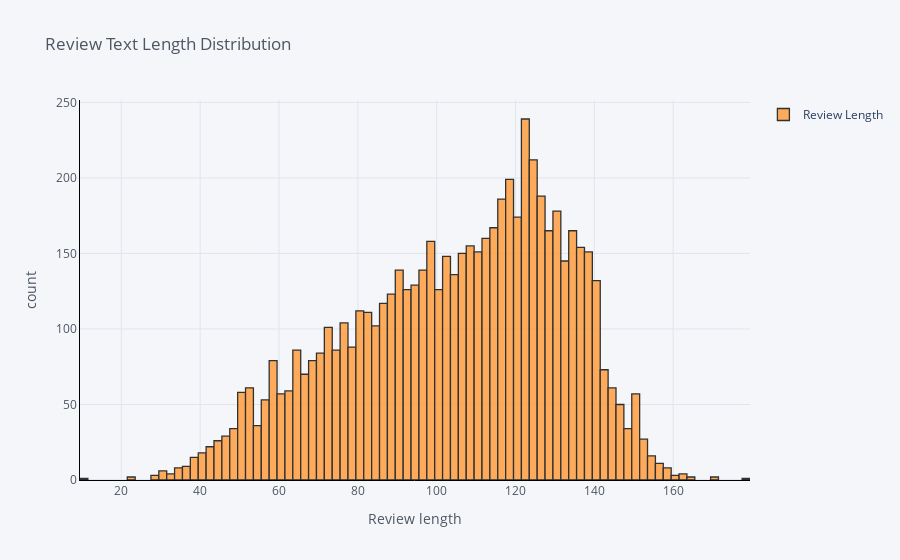

The code cell stored with this chart in its notebook:
### Code cell
#Plotting the review length of each document using iplot

train['Review Length'].iplot(
    kind='hist',
    bins=100,
    xTitle='Review length',
    linecolor='black',
    legend=dict(),
    yTitle='count',
    title='Review Text Length Distribution')

### Figure 1 — Plotly figure (JSON) as saved in the notebook; plotly's stock layout.template omitted (floating-point values rounded to 4 significant figures; data arrays with more than 128 entries replaced by an {"elided": "..."} marker saying what was removed)
{"data": [{"histfunc": "count", "histnorm": "", "marker": {"color": "rgba(255, 153, 51, 1.0)", "line": {"color": "#000000", "width": 1.3}}, "name": "Review Length", "nbinsx": 100, "opacity": 0.8, "orientation": "v", "type": "histogram", "x": {"elided": "6364 int values"}}], "layout": {"barmode": "overlay", "paper_bgcolor": "#F5F6F9", "plot_bgcolor": "#F5F6F9", "showlegend": true, "title": {"font": {"color": "#4D5663"}, "text": "Review Text Length Distribution"}, "xaxis": {"gridcolor": "#E1E5ED", "linecolor": "black", "showgrid": true, "tickfont": {"color": "#4D5663"}, "title": {"font": {"color": "#4D5663"}, "text": "Review length"}, "zerolinecolor": "#E1E5ED"}, "yaxis": {"gridcolor": "#E1E5ED", "linecolor": "black", "showgrid": true, "tickfont": {"color": "#4D5663"}, "title": {"font": {"color": "#4D5663"}, "text": "count"}, "zerolinecolor": "#E1E5ED"}}}
